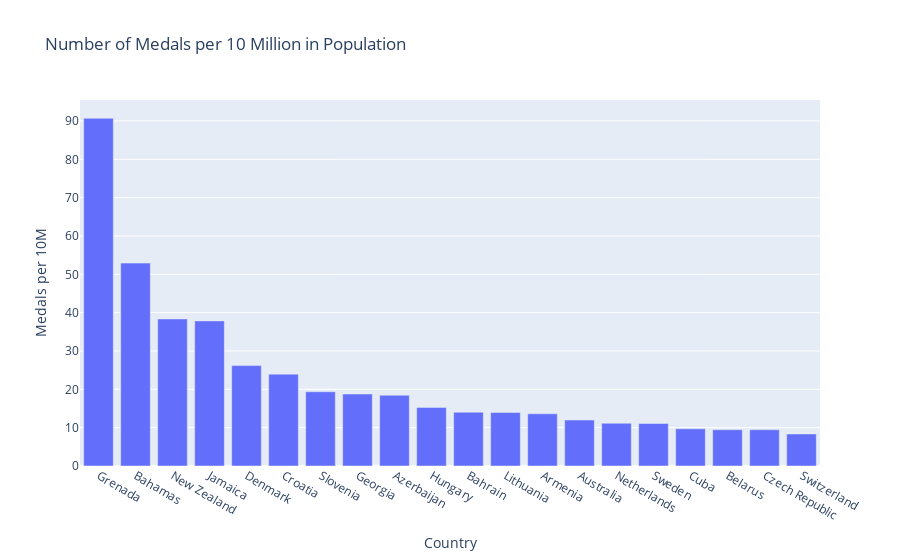

Notebook source saved alongside this figure:
### Markdown cell above
We can now use a [bar chart](https://plotly.com/python/bar-charts/) to visualize the top countries by medals per capita!

### Code cell
# Create a column chart by medal per capita
fig = px.bar(top_countries, x="team_clean", y="per_10m", labels={"team_clean":"Country", "per_10m":"Medals per 10M"}, title="Number of Medals per 10 Million in Population")

fig.show()

### Figure 1 — Plotly figure (JSON) as saved in the notebook; plotly's stock layout.template omitted (floating-point values rounded to 4 significant figures)
{"data": [{"alignmentgroup": "True", "hovertemplate": "Country=%{x}<br>Medals per 10M=%{y}<extra></extra>", "legendgroup": "", "marker": {"color": "#636efa", "pattern": {"shape": ""}}, "name": "", "offsetgroup": "", "orientation": "v", "showlegend": false, "textposition": "auto", "type": "bar", "x": ["Grenada", "Bahamas", "New Zealand", "Jamaica", "Denmark", "Croatia", "Slovenia", "Georgia", "Azerbaijan", "Hungary", "Bahrain", "Lithuania", "Armenia", "Australia", "Netherlands", "Sweden", "Cuba", "Belarus", "Czech Republic", "Switzerland"], "xaxis": "x", "y": [90.69, 52.92, 38.35, 37.85, 26.19, 23.96, 19.37, 18.78, 18.45, 15.28, 14.03, 13.95, 13.62, 11.99, 11.16, 11.09, 9.704, 9.472, 9.464, 8.36], "yaxis": "y"}], "layout": {"barmode": "relative", "legend": {"tracegroupgap": 0}, "title": {"text": "Number of Medals per 10 Million in Population"}, "xaxis": {"anchor": "y", "domain": [0, 1], "title": {"text": "Country"}}, "yaxis": {"anchor": "x", "domain": [0, 1], "title": {"text": "Medals per 10M"}}}}
